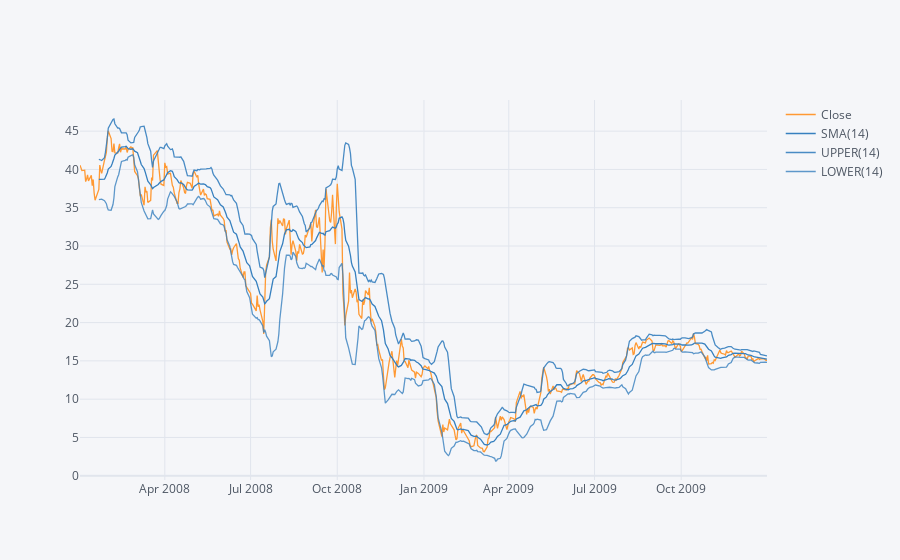

The notebook cell this image was saved under:
### Code cell
BAC['Close'].loc['2008-01-01':'2010-01-01'].ta_plot(study='boll')

### Figure 1 — Plotly figure (JSON) as saved in the notebook; plotly's stock layout.template omitted (floating-point values rounded to 4 significant figures; data arrays with more than 128 entries replaced by an {"elided": "..."} marker saying what was removed)
{"data": [{"line": {"color": "rgba(255, 153, 51, 1.0)", "dash": "solid", "shape": "linear", "width": 1.3}, "mode": "lines", "name": "Close", "text": "", "type": "scatter", "x": {"elided": "505 str values"}, "y": {"elided": "505 float values"}}, {"line": {"color": "rgba(55, 128, 191, 1.0)", "dash": "solid", "shape": "linear", "width": 1.3}, "mode": "lines", "name": "SMA(14)", "text": "", "type": "scatter", "x": {"elided": "505 str values"}, "y": {"elided": "505 mixed values"}}, {"line": {"color": "rgba(55, 128, 191, 0.8999999999999999)", "dash": "solid", "shape": "linear", "width": 1.3}, "mode": "lines", "name": "UPPER(14)", "text": "", "type": "scatter", "x": {"elided": "505 str values"}, "y": {"elided": "505 mixed values"}}, {"line": {"color": "rgba(55, 128, 191, 0.7999999999999998)", "dash": "solid", "shape": "linear", "width": 1.3}, "mode": "lines", "name": "LOWER(14)", "text": "", "type": "scatter", "x": {"elided": "505 str values"}, "y": {"elided": "505 mixed values"}}], "layout": {"legend": {"bgcolor": "#F5F6F9", "font": {"color": "#4D5663"}}, "paper_bgcolor": "#F5F6F9", "plot_bgcolor": "#F5F6F9", "title": {"font": {"color": "#4D5663"}}, "xaxis": {"gridcolor": "#E1E5ED", "showgrid": true, "tickfont": {"color": "#4D5663"}, "title": {"font": {"color": "#4D5663"}, "text": ""}, "zerolinecolor": "#E1E5ED"}, "yaxis": {"gridcolor": "#E1E5ED", "showgrid": true, "tickfont": {"color": "#4D5663"}, "title": {"font": {"color": "#4D5663"}, "text": ""}, "zerolinecolor": "#E1E5ED"}}}
